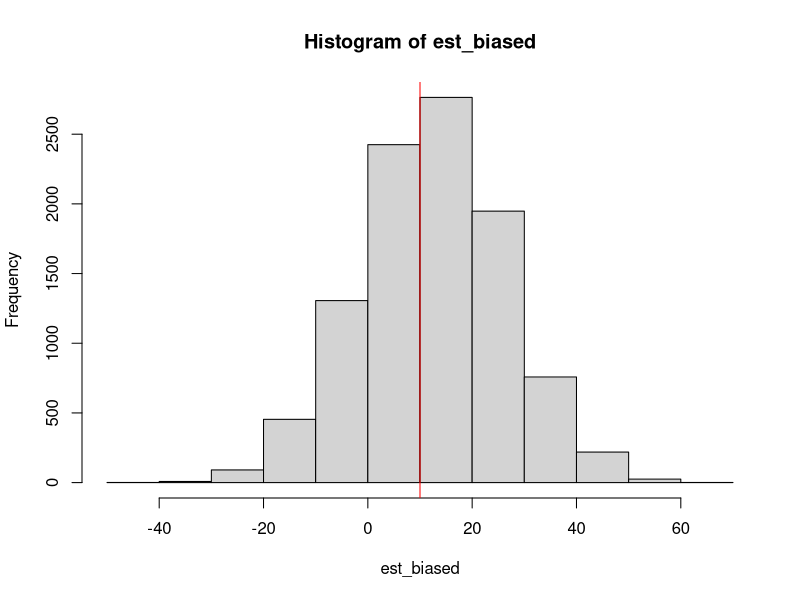

Here is the R script that generated this plot:
# define a function for the estimator
Y_tilde <- function(c){
	sum(c)/(length(c)-1)
}         
         
# repeatedly compute estimates and store the results in est_biased
set.seed(123)
est_biased <- replicate(expr = Y_tilde(rnorm(5, mean = 10, sd = 25)),n = 10000)
         
         
# plot a histogram of est_biased
hist(est_biased)
         
         
# add a red vertical line at mu = 10
abline(v = 10,col = 'red')
